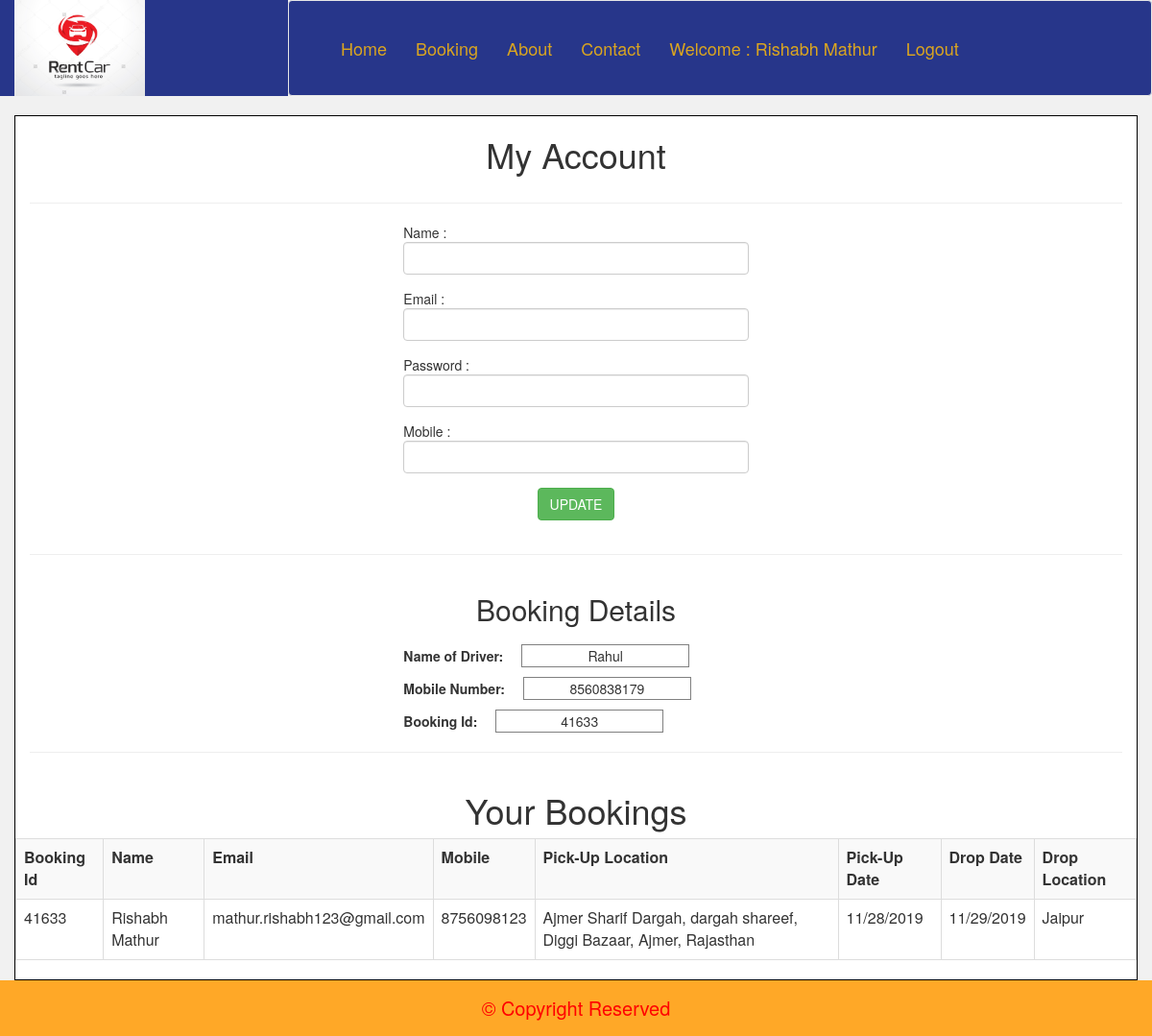
The page /user_profile.php (signed in) on the database its author committed.
### tables this page shows
CREATE TABLE IF NOT EXISTS `userdetails` (
  `id` int(20) NOT NULL AUTO_INCREMENT,
  `name` varchar(255) NOT NULL,
  `email` varchar(255) NOT NULL,
  `mobile` bigint(15) NOT NULL,
  `password` varchar(255) NOT NULL,
  PRIMARY KEY (`id`)
);

CREATE TABLE IF NOT EXISTS `driver_details` (
  `id` int(10) NOT NULL AUTO_INCREMENT,
  `Name` varchar(20) NOT NULL,
  `Mobile` bigint(15) NOT NULL,
  PRIMARY KEY (`id`)
);

CREATE TABLE IF NOT EXISTS `user_journey` (
  `id` int(20) NOT NULL AUTO_INCREMENT,
  `booking_id` int(10) NOT NULL,
  `name` varchar(100) NOT NULL,
  `email` varchar(150) NOT NULL,
  `mobile` bigint(15) NOT NULL,
  `address` varchar(255) NOT NULL,
  `pick_date` varchar(20) NOT NULL,
  `drop_date` varchar(20) NOT NULL,
  `card_number` bigint(15) NOT NULL,
  `CVV` int(5) NOT NULL,
  `expire` varchar(255) NOT NULL,
  `Drop_location` varchar(255) NOT NULL,
  PRIMARY KEY (`id`)
);

### user_profile.php (the view, shortened to what this page needs)
<?php
    include('header.php');
    include('connect.php');
$id = $_REQUEST['id'];
        $sql = "select * from userdetails where id = '$id'";
        $run = mysqli_query($conn, $sql);
        $data = mysqli_fetch_array($run);
    if(isset($_SESSION['user'])){
?>
<div class="container" style="background-color: white; border: 1px solid black;">
    <div class="row">
        <center><h1>My Account</h1></center>
    </div><hr>
    <div class="row">
           <div class="col-md-4">
            </div>
            <div class="col-md-4">
               <form action="" method="post" name="userProfile">
                <div class="form-group">
                    <lable>Name : </lable>
                    <input type="text" class="form-control" value="<?php echo $data['name'];  ?>" id="uname" name="name">
                </div>
                <div class="form-group">
                    <lable>Email : </lable>
                    <input type="email" class="form-control" value="<?php echo $data['email'];  ?>" id="uemail" name="email">
                </div>
                <div class="form-group">
                    <lable>Password : </lable>
                    <input type="text" class="form-control" value="<?php echo $data['password'];  ?>" id="upass" name="password">
                </div>
                <div class="form-group">
                    <lable>Mobile : </lable>
                    <input type="number" class="form-control" value="<?php echo $data['mobile'];  ?>" id="umobile" name="mobile">
                </div>
                <div class="form-group">
                    <center><input type="submit" class="btn btn-success" value="UPDATE" name="update"></center>
                </div>
            </form></div>
            <div class="col-md-4"></div>
    </div><hr>
    <div class="row">
           <?php
            $driver_sql = "select * from driver_details";
            $driver_run = mysqli_query($conn, $driver_sql);
            $driver_data = mysqli_fetch_array($driver_run);
        ?><center><h2>Booking Details</h2></center>
           <div class="col-md-4">
        </div>
        <div class="col-md-4">
            <lable><b>Name of Driver:  </b><input id="driver" type="text" value="<?php echo $driver_data['Name']; ?>" readonly></lable><br>
            <lable><b>Mobile Number:  </b><input id="driver1" type="text" value="<?php echo $driver_data['Mobile']; ?>" readonly></lable><br>
            <?php
            $sql_fetch = "select * from user_journey where email = '".$_SESSION['user']."' AND card_number <> 0 order by id desc limit 1 ";
            $run_fetch = mysqli_query($conn, $sql_fetch);
            while($data_fetch = mysqli_fetch_array($run_fetch)){
        ?>
            <lable><b>Booking Id:  </b><input id="driver2" type="text" name="booking_id" value="<?php echo $data_fetch['booking_id']; ?>" readonly></lable>
        </div>
        <div class="col-md-4"></div>
    </div><hr>
    <div class="row">
        <center><h1>Your Bookings</h1></center>
        <table class="table table-bordered table-hover table-striped">
           <th>Booking Id</th>
            <th>
                Name
            </th><th>
                Email
            </th><th>
                Mobile
            </th><th>
                Pick-Up Location
            </th><th>
                Pick-Up Date
            </th><th>
                Drop Date
            </th>
            <th>Drop Location</th>
            <tr><td><?php echo $data_fetch['booking_id']; ?></td>
                <td><?php echo $data_fetch['name']; ?></td>
                <td><?php echo $data_fetch['email']; ?></td>
                <td><?php echo $data_fetch['mobile']; ?></td>
                <td><?php echo $data_fetch['address']; ?></td>
                <td><?php echo $data_fetch['pick_date']; ?></td>
                <td><?php echo $data_fetch['drop_date']; ?></td>
                <td><?php echo $data_fetch['Drop_location']; ?></td>
            </tr>
                <?php } ?>
        </table>
    </div>
</div>
<?php
    include('footer.php');
    }
else{
    echo "<script>
            alert('Please login First');
            window.location.href = 'UserDetails.php';
        </script>";
}
?>

### header.php (shortened to what this page needs)
  <html>
   <head>
     <link rel="stylesheet" href="https://use.fontawesome.com/releases/v5.8.2/css/all.css">
  <link rel="stylesheet" href="https://maxcdn.bootstrapcdn.com/bootstrap/3.3.7/css/bootstrap.min.css">
       <link rel="stylesheet" type="text/css" href="https://cdnjs.cloudflare.com/ajax/libs/animate.css/3.7.0/animate.min.css">
       <link rel="stylesheet" href="jquery-ui-1.12.1/jquery-ui.css">
       <link rel="stylesheet" href="jquery-ui-1.12.1/jquery-ui.structure.css">
       <link rel="stylesheet" href="jquery-ui-1.12.1/jquery-ui.theme.css">
<link rel="stylesheet" href="style.css">
   </head>
   <body>
        <div class="container-fluid">
           <div class="row">
               <div class="col-md-3 logo">
                   <a href="index.php"><img src="Images/logo.png" alt="" height="100px" ></a>
               </div>
               <div class="col-md-9"  style="padding: 0px; border: none; outline: none;">
                   <nav class="navbar navbar-default navigation">
                           <div class="navbar-collapse collapse" id="navb">
                           <ul class="nav navbar-nav navbar-left lists">
                               <li><a href="index.php" >Home </a></li>
                               <li><a href="pickup_time.php">Booking</a></li>
                               <li><a href="about.php" >About</a></li>
                               <li><a href="#" >Contact</a></li>
                                <?php
                               if(isset($_SESSION['user']))
                               {
                                   include('connect.php');
                                   $sql = "select * from userdetails where email = '".$_SESSION['user']."'";
                                   $res = mysqli_query($conn, $sql);
                                   $data = mysqli_fetch_array($res);
                                   ?>
                                   <li><a href="user_profile.php?id=<?php echo $data['id']; ?>">Welcome : <?php echo $data['name']; ?></a></li>
                                    <li><a href="logout.php">Logout</a></li>
                                   <?php
                               }
                               else
                               {
                                   ?>
                                   <li><a href="UserSignIn.php">SignIn</a></li>
                                   <?php
                               }
                       ?>
                           </ul>
                       </div>
                   </nav>
               </div>
           </div>
       </div>

### footer.php (shortened to what this page needs)
        <div class="container-fluid footer" style="padding: 15px; font-size: 20px; color: red; background-color: #ffa827;">
            <center>&copy; Copyright Reserved</center>
        </div>
</body>
</html>

### style.css (style rules this page uses)
body { margin: 0px; padding: 0px; }
.navigation { background-color: #27368a; padding: 24px; }
.navigation .lists li a { color: goldenrod; font-size: 18px; }
.logo { background-color: #27368a; }

### user_profile.php (style rules this page uses)
body { background-color: #f1f1f1; }
.row #driver, #driver1, #driver2 { border: 1px solid gray; margin-left: 15px; margin-top: 10px; text-align: center; }

### rows shown on the page
userdetails: name "Rishabh Mathur"
driver_details: Name "Rahul", Mobile "8560838179"
user_journey: booking_id "41633", booking "41633", name "Rishabh Mathur", email "mathur.rishabh123@gmail.com", mobile "8756098123", address "Ajmer Sharif Dargah, dargah shareef, Diggi Bazaar, Ajmer, Rajasthan", pick_date "11/28/2019", drop_date "11/29/2019", Drop_location "Jaipur"
